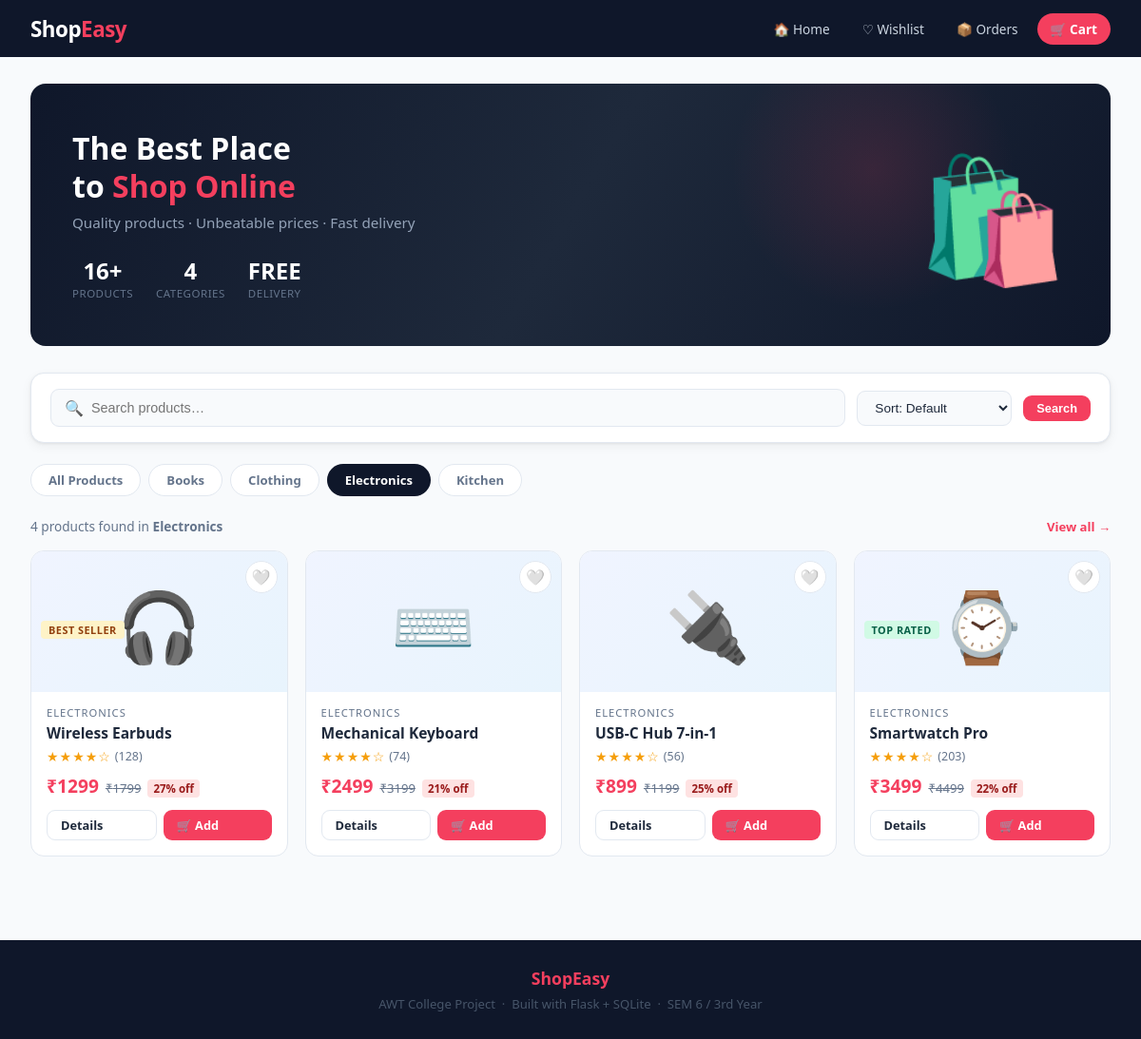
The page /?category=Electronics&search=&sort=default on the database its author committed.
### tables this page shows
CREATE TABLE products (
        id          INTEGER PRIMARY KEY AUTOINCREMENT,
        name        TEXT    NOT NULL,
        price       REAL    NOT NULL,
        orig_price  REAL,
        category    TEXT    NOT NULL,
        emoji       TEXT    NOT NULL,
        description TEXT    NOT NULL,
        stock       INTEGER NOT NULL DEFAULT 10,
        rating      REAL    NOT NULL DEFAULT 4.0,
        rating_count INTEGER NOT NULL DEFAULT 0,
        badge       TEXT    DEFAULT ''
    );

### app.py (the view)
@app.route("/")
def home():
    category = request.args.get("category", "All")
    search   = request.args.get("search", "").strip()
    sort     = request.args.get("sort", "default")
    conn = get_db()
    cats = [r["category"] for r in
            conn.execute("SELECT DISTINCT category FROM products ORDER BY category").fetchall()]
    q = "SELECT * FROM products WHERE 1=1"
    params = []
    if category != "All":
        q += " AND category=?"; params.append(category)
    if search:
        q += " AND (name LIKE ? OR description LIKE ?)"; params += [f"%{search}%"]*2
    order_map = {
        "price_asc":  "price ASC",
        "price_desc": "price DESC",
        "rating":     "rating DESC",
        "name":       "name ASC",
    }
    q += f" ORDER BY {order_map.get(sort, 'id ASC')}"
    products = conn.execute(q, params).fetchall()
    total_products = conn.execute("SELECT COUNT(*) FROM products").fetchone()[0]
    conn.close()
    cart_count  = sum(session.get("cart", {}).values())
    wish_count  = len(session.get("wishlist", []))
    return render_template("index.html",
        products=products, categories=cats,
        selected_cat=category, search=search, sort=sort,
        cart_count=cart_count, wish_count=wish_count,
        wishlist=session.get("wishlist",[]),
        total_products=total_products)

### app.py (called while the page is built)
def get_db():
    conn = sqlite3.connect(DB)
    conn.row_factory = sqlite3.Row
    return conn

### templates/index.html (shortened to what this page needs)
{% extends "base.html" %}
{% block content %}
<div class="container">
  <div class="hero">
    <div class="hero-text">
      <h1>The Best Place<br>to <span>Shop Online</span></h1>
      <p>Quality products · Unbeatable prices · Fast delivery</p>
      <div class="hero-stats">
        <div class="stat-box">
          <div class="num">{{ total_products }}+</div>
          <div class="lbl">Products</div>
        </div>
        <div class="stat-box">
          <div class="num">4</div>
          <div class="lbl">Categories</div>
        </div>
        <div class="stat-box">
          <div class="num">FREE</div>
          <div class="lbl">Delivery</div>
        </div>
      </div>
    </div>
    <div class="hero-emoji">🛍️</div>
  </div>
  <form method="GET" action="/" id="filterForm">
    <div class="filter-bar">
      <div class="search-field">
        <span style="color:var(--muted)">🔍</span>
        <input type="text" name="search" placeholder="Search products…" value="{{ search }}"/>
      </div>
      <select name="sort" onchange="document.getElementById('filterForm').submit()">
        <option value="default"  {% if sort=='default'  %}selected{% endif %}>Sort: Default</option>
      </select>
      <button type="submit" class="btn btn-red btn-sm">Search</button>
    </div>
  </form>
  <div class="cat-row">
    <a href="/?search={{ search }}&sort={{ sort }}"
       class="cat-pill {% if selected_cat=='All' %}on{% else %}off{% endif %}">All Products</a>
    {% for cat in categories %}
    <a href="/?category={{ cat }}&search={{ search }}&sort={{ sort }}"
       class="cat-pill {% if selected_cat==cat %}on{% else %}off{% endif %}">{{ cat }}</a>
    {% endfor %}
  </div>
  <div class="results-bar">
    <span>{{ products|length }} product{% if products|length != 1 %}s{% endif %} found
      {% if selected_cat != 'All' %} in <strong>{{ selected_cat }}</strong>{% endif %}
    </span>
    {% if selected_cat != 'All' or search %}
    <a href="/" style="color:var(--accent);font-size:0.82rem;font-weight:700;">View all →</a>
    {% endif %}
  </div>
  {% if products %}
  <div class="product-grid">
    {% for p in products %}
    {% set disc = ((p['orig_price'] - p['price']) / p['orig_price'] * 100)|int if p['orig_price'] else 0 %}
    <div class="pcard">
      <div class="pcard-img">
        <a href="/wishlist/toggle/{{ p['id'] }}"
           class="wish-btn {% if p['id'] in wishlist %}active{% endif %}"
           title="{% if p['id'] in wishlist %}Remove from wishlist{% else %}Add to wishlist{% endif %}">
          {% if p['id'] in wishlist %}❤️{% else %}🤍{% endif %}
        </a>
        {% if p['badge'] %}
        <div class="pcard-badge">
          <span class="product-badge {% if p['badge']=='Best Seller' %}badge-bestseller{% else %}badge-toprated{% endif %}">
            {{ p['badge'] }}
          </span>
        </div>
        {% endif %}
        {{ p['emoji'] }}
      </div>
      <div class="pcard-body">
        <div class="pcard-cat">{{ p['category'] }}</div>
        <div class="pcard-name">{{ p['name'] }}</div>
        <div class="pcard-stars">
          <span class="stars">
            {% for i in range(1,6) %}{% if i <= p['rating']|int %}★{% else %}☆{% endif %}{% endfor %}
          </span>
          <span class="star-count">({{ p['rating_count'] }})</span>
        </div>
        <div class="pcard-price-row">
          <span class="pcard-price">₹{{ "%.0f"|format(p['price']) }}</span>
          {% if p['orig_price'] %}
          <span class="orig-price">₹{{ "%.0f"|format(p['orig_price']) }}</span>
          <span class="discount">{{ disc }}% off</span>
          {% endif %}
        </div>
        <div class="pcard-actions">
          <a href="/product/{{ p['id'] }}" class="btn btn-ghost btn-sm">Details</a>
          <a href="/add_to_cart/{{ p['id'] }}" class="btn btn-red btn-sm">🛒 Add</a>
        </div>
      </div>
    </div>
    {% endfor %}
  </div>
  {% else %}
  <div class="empty-state">
    <div class="icon">😕</div>
    <p style="font-size:1.05rem;margin-bottom:16px;">No products found.</p>
    <a href="/" class="btn btn-red">View all products</a>
  </div>
  {% endif %}
</div>
{% endblock %}

### templates/base.html (style rules this page uses)
:root { --navy: #0f172a; --navy2: #1e293b; --navy3: #334155; --accent: #f43f5e; --acc2: #e11d48; --gold: #f59e0b; --green: #10b981; --blue: #3b82f6; --bg: #f8fafc; --card: #ffffff; --text: #1e293b; --muted: #64748b; --border: #e2e8f0; --radius: 12px; --shadow: 0 1px 3px rgba(0,0,0,.07), 0 4px 12px rgba(0,0,0,.05); }
*, *::before, *::after { box-sizing: border-box; margin: 0; padding: 0; }
body { font-family: 'Segoe UI', system-ui, sans-serif; background: var(--bg); color: var(--text); }
a { text-decoration: none; color: inherit; }
.container { max-width: 1200px; margin: 0 auto; padding: 28px 32px; }
.btn { display: inline-flex; align-items: center; gap: 6px; padding: 9px 20px; border-radius: 9px; border: none; cursor: pointer; font-size: 0.88rem; font-weight: 700; transition: opacity .15s, transform .1s; }
.btn-red { background: var(--accent); color: #fff; }
.btn-ghost { background: transparent; color: var(--text); border: 1.5px solid var(--border); }
.btn-sm { padding: 6px 14px; font-size: 0.8rem; }
.stars { color: var(--gold); font-size: 14px; letter-spacing: 1px; }
.star-count { color: var(--muted); font-size: 0.78rem; margin-left: 4px; }
.product-badge { display: inline-block; font-size: 0.68rem; font-weight: 800; padding: 2px 8px; border-radius: 4px; text-transform: uppercase; letter-spacing: 0.5px; }
.badge-bestseller { background: #fef3c7; color: #92400e; }
.badge-toprated { background: #d1fae5; color: #065f46; }
.orig-price { text-decoration: line-through; color: var(--muted); font-size: 0.82rem; }
.discount { background: #fee2e2; color: #991b1b; font-size: 0.72rem; font-weight: 800; padding: 2px 6px; border-radius: 4px; }

### rows shown on the page
products: badge "BEST SELLER", emoji "🎧", category "ELECTRONICS", name "Wireless Earbuds", rating_count "128", price "1299", orig_price "1799", disc "27"
products: emoji "⌨️", category "ELECTRONICS", name "Mechanical Keyboard", rating_count "74", price "2499", orig_price "3199", disc "21"
products: emoji "🔌", category "ELECTRONICS", name "USB-C Hub 7-in-1", rating_count "56", price "899", orig_price "1199", disc "25"
products: badge "TOP RATED", emoji "⌚", category "ELECTRONICS", name "Smartwatch Pro", rating_count "203", price "3499", orig_price "4499", disc "22"

### other values the page prints
{{ total_products }} "16"
{{ cat }} "Books" "Clothing" "Electronics" "Kitchen"
{{ products|length }} "4"
{{ selected_cat }} "Electronics"
